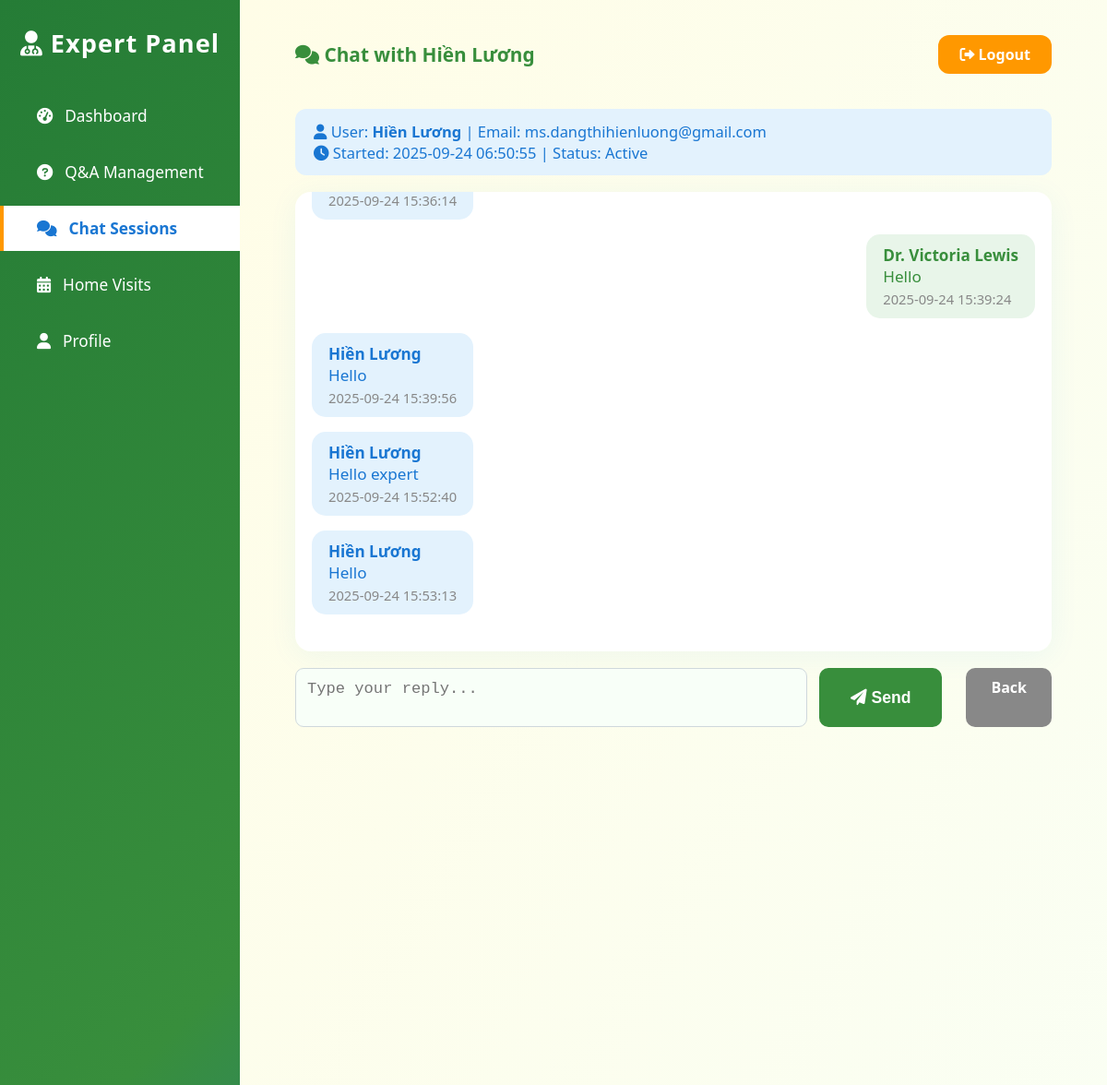
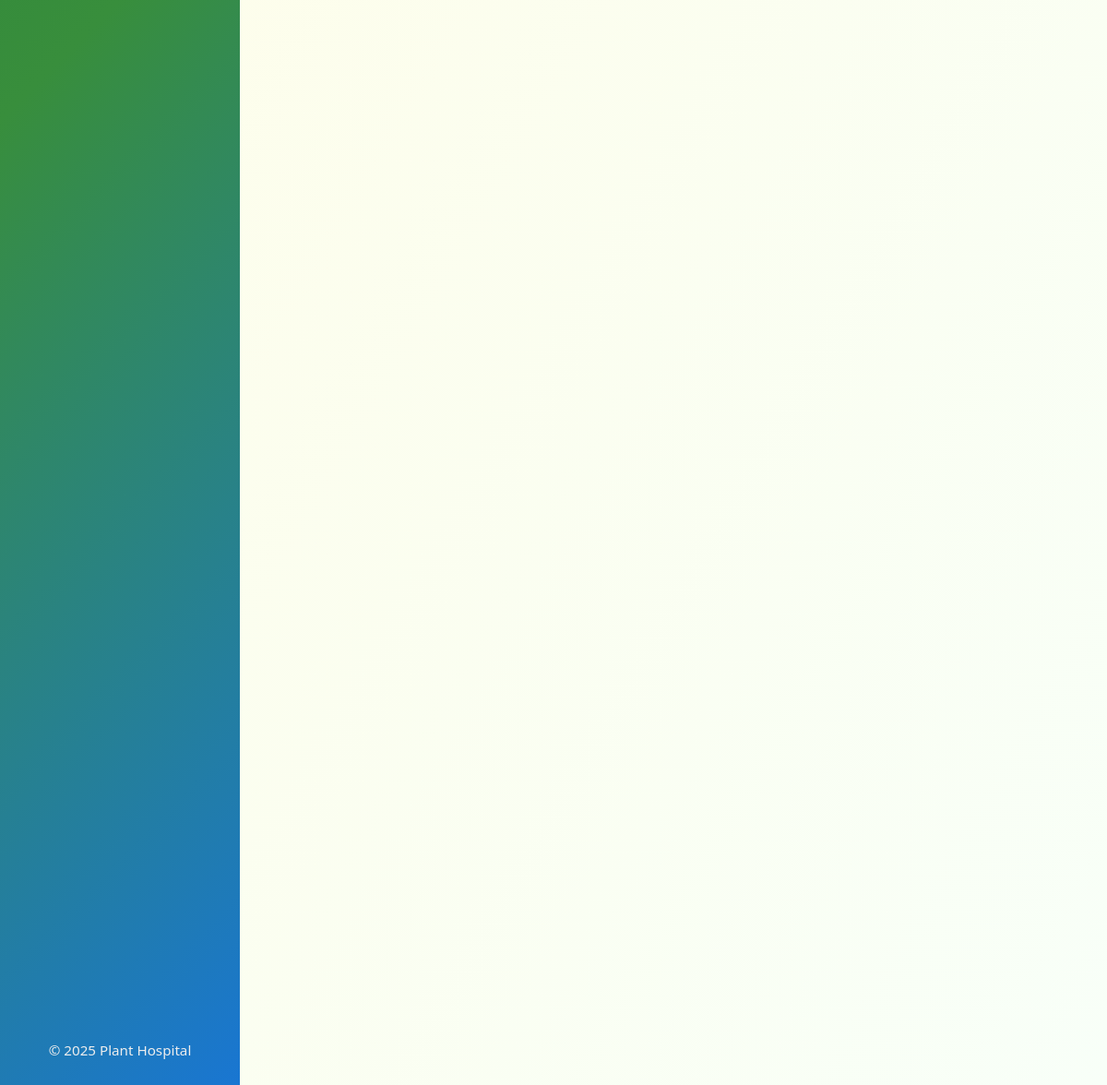
The page /expert/chat-session/1 (signed in) on the database its author committed (2 pictures, top to bottom).
### tables this page shows
CREATE TABLE user (
  id INTEGER PRIMARY KEY AUTOINCREMENT,
  username TEXT UNIQUE NOT NULL,
  email TEXT UNIQUE NOT NULL,
  password TEXT NOT NULL,
  created_at TIMESTAMP NOT NULL DEFAULT CURRENT_TIMESTAMP
);

CREATE TABLE chat_session (
    id INTEGER PRIMARY KEY AUTOINCREMENT,
    user_id INTEGER NOT NULL,
    expert_id INTEGER NOT NULL,
    started_at TIMESTAMP DEFAULT CURRENT_TIMESTAMP,
    last_message_at TIMESTAMP DEFAULT CURRENT_TIMESTAMP,
    status TEXT DEFAULT 'active',
    FOREIGN KEY(user_id) REFERENCES user(id),
    FOREIGN KEY(expert_id) REFERENCES experts(id)
);

CREATE TABLE chat_message (
    id INTEGER PRIMARY KEY AUTOINCREMENT,
    session_id INTEGER NOT NULL,
    sender_type TEXT NOT NULL, -- 'user' hoặc 'expert'
    sender_id INTEGER,         -- id của người gửi (user hoặc expert)
    content TEXT,
    image_path TEXT,
    timestamp TIMESTAMP DEFAULT CURRENT_TIMESTAMP,
    is_read BOOLEAN DEFAULT 0,
    FOREIGN KEY(session_id) REFERENCES chat_session(id)
);

### flaskr/expert.py (the view, shortened to what this page needs)
@bp.route('/chat-session/<int:session_id>', methods=['GET', 'POST'])
@expert_required
def chat_session_detail(session_id):
    db = get_db()
    expert_id = session.get('expert_id')
    session_info = db.execute(
        '''
        SELECT cs.*, u.username, u.email FROM chat_session cs
        JOIN user u ON cs.user_id = u.id
        WHERE cs.id = ? AND cs.expert_id = ?
        ''',
        (session_id, expert_id)
    ).fetchone()
    if not session_info:
        flash('Chat session not found or access denied.', 'error')
        return redirect(url_for('expert.chat_sessions'))
    messages = db.execute(
        '''
        SELECT cm.*,
            CASE WHEN cm.sender_type='user' THEN u.username ELSE e.name END as sender_name
        FROM chat_message cm
        LEFT JOIN user u ON cm.sender_type='user' AND cm.sender_id=u.id
        LEFT JOIN experts e ON cm.sender_type='expert' AND cm.sender_id=e.id
        WHERE cm.session_id = ?
        ORDER BY cm.timestamp ASC
        ''',
        (session_id,)
    ).fetchall()
    return render_template('expert/chat_session_detail.html', session=session_info, messages=messages)

### flaskr/auth.py (called while the page is built)
@bp.before_app_request
def load_logged_in_user():
    user_id = session.get('user_id')
    if user_id is None:
        g.user = None
    else:
        g.user = get_db().execute(
            'SELECT * FROM user WHERE id = ?', (user_id,)
        ).fetchone()

### flaskr/db.py (called while the page is built)
def get_db():
    if 'db' not in g:
        g.db = sqlite3.connect(
            current_app.config['DATABASE'],
            detect_types=sqlite3.PARSE_DECLTYPES
        )
        g.db.row_factory = sqlite3.Row
    return g.db

### flaskr/expert.py (called while the page is built)
def expert_required(view):
    from functools import wraps
    def wrapped_view(**kwargs):
        if not session.get('is_expert'):
            return redirect(url_for('auth.login_expert'))
        return view(**kwargs)
    return wraps(view)(wrapped_view)

### flaskr/templates/expert/chat_session_detail.html (shortened to what this page needs)
<!DOCTYPE html>
<html lang="en">
  <head>
    <link
      rel="stylesheet"
      href="https://cdnjs.cloudflare.com/ajax/libs/font-awesome/6.0.0-beta3/css/all.min.css"
    />
  </head>
  <body>
    <div class="dashboard-container">
      <aside class="sidebar">
        <div class="logo"><i class="fas fa-user-md"></i> Expert Panel</div>
        <nav>
          <a href="{{ url_for('expert_dashboard') }}"
            ><i class="fas fa-tachometer-alt"></i> Dashboard</a
          >
          <a href="{{ url_for('expert.questions') }}"
            ><i class="fas fa-question-circle"></i> Q&A Management</a
          >
          <a href="{{ url_for('expert.chat_sessions') }}" class="active"
            ><i class="fas fa-comments"></i> Chat Sessions</a
          >
          <a href="#"><i class="fas fa-calendar-alt"></i> Home Visits</a>
          <a href="#"><i class="fas fa-user"></i> Profile</a>
        </nav>
        <div class="sidebar-footer">&copy; 2025 Plant Hospital</div>
      </aside>
      <main class="main-content">
        <div class="dashboard-header">
          <div class="welcome">
            <i class="fas fa-comments"></i> Chat with {{ session.username }}
          </div>
          <a href="{{ url_for('auth.logout') }}" class="logout-btn">
            <i class="fas fa-sign-out-alt"></i> Logout
          </a>
        </div>
        <div class="chat-info">
          <i class="fas fa-user"></i> User:
          <strong>{{ session.username }}</strong> | Email: {{ session.email
          }}<br />
          <i class="fas fa-clock"></i> Started: {{ session.started_at }} |
          Status: {{ session.status.capitalize() }}
        </div>
        <div class="chat-history" id="chat-history">
          {% for msg in messages %}
          <div class="msg-row">
            <div
              class="msg-bubble {% if msg.sender_type == 'expert' %}msg-expert{% else %}msg-user{% endif %}"
            >
              <strong>{{ msg.sender_name }}</strong><br />
              {{ msg.content }}
              <div class="msg-meta">{{ msg.timestamp }}</div>
            </div>
          </div>
          {% else %}
          <div style="color: #888">No messages yet.</div>
          {% endfor %}
        </div>
        <form method="post" class="chat-send-form">
          <textarea
            name="message"
            placeholder="Type your reply..."
            required
            rows="2"
          ></textarea>
          <button type="submit"><i class="fas fa-paper-plane"></i> Send</button>
          <a href="{{ url_for('expert.chat_sessions') }}" class="btn-back"
            >Back</a
          >
        </form>
      </main>
    </div>
  </body>
</html>

### flaskr/templates/expert/chat_session_detail.html (style rules this page uses)
body { background: linear-gradient(120deg, #e3f2fd 0%, #e8f5e9 100%); font-family: "Segoe UI", Arial, sans-serif; margin: 0; min-height: 100vh; color: #333; }
.dashboard-container { display: flex; min-height: 100vh; }
.sidebar { width: 260px; background: linear-gradient( 135deg, #257c36 0%, #388e3c 50%, #1976d2 100% ); color: #fff; display: flex; flex-direction: column; padding: 28px 0; box-shadow: 2px 0 18px #2196f322; }
.sidebar .logo { font-size: 1.7rem; font-weight: 700; text-align: center; margin-bottom: 36px; letter-spacing: 1px; color: #fff; }
.sidebar nav { display: flex; flex-direction: column; gap: 12px; flex: 1; }
.sidebar a { color: #fff; text-decoration: none; padding: 13px 36px; font-size: 1.08rem; display: flex; align-items: center; gap: 13px; border-left: 4px solid transparent; transition: background 0.18s, border 0.18s, color 0.18s; }
.sidebar a.active, .sidebar a:hover { background: #fff; color: #1976d2; border-left: 4px solid #ff9800; font-weight: 600; }
.sidebar .sidebar-footer { margin-top: auto; text-align: center; font-size: 0.95rem; color: #eee; padding: 20px 0 0 0; }
.main-content { flex: 1; padding: 38px 5vw 0 5vw; background: linear-gradient(120deg, #fffde7 0%, #f8fff8 100%); min-height: 100vh; }
.dashboard-header { display: flex; justify-content: space-between; align-items: center; margin-bottom: 38px; }
.dashboard-header .welcome { font-size: 1.3rem; font-weight: 600; color: #388e3c; }
.dashboard-header .logout-btn { background: #ff9800; color: #fff; border: none; border-radius: 12px; padding: 10px 23px; font-weight: 600; font-size: 1rem; cursor: pointer; transition: background 0.2s; text-decoration: none; }
.chat-info { background: #e3f2fd; border-radius: 12px; padding: 13px 20px; margin-bottom: 18px; color: #1976d2; font-size: 1.03rem; font-weight: 500; }
.chat-history { background: #fff; border-radius: 17px; box-shadow: 0 5px 32px #2196f311; padding: 24px 18px; max-height: 450px; overflow-y: auto; margin-bottom: 18px; }
.msg-row { margin-bottom: 16px; display: flex; align-items: flex-end; }
.msg-bubble { padding: 11px 18px; border-radius: 15px; font-size: 1.07rem; max-width: 65%; }
.msg-expert { background: #e8f5e9; color: #388e3c; margin-left: auto; }
.msg-user { background: #e3f2fd; color: #1976d2; margin-right: auto; }
.msg-meta { font-size: 0.92rem; color: #888; margin-top: 3px; }
.chat-send-form { display: flex; gap: 13px; margin-top: 13px; }
.chat-send-form textarea { flex: 1; border-radius: 9px; border: 1.5px solid #cfd8dc; font-size: 1.07rem; background: #f8fff8; padding: 12px; resize: none; }
.chat-send-form button { background: #388e3c; color: #fff; border: none; border-radius: 10px; padding: 11px 34px; font-weight: 600; font-size: 1.1rem; cursor: pointer; transition: background 0.18s; }
.btn-back { background: #888; color: #fff; border: none; border-radius: 10px; padding: 10px 27px; font-weight: 600; font-size: 1rem; cursor: pointer; margin-left: 13px; text-decoration: none; }

### rows shown on the page
user: username "Hiền Lương", email "ms.dangthihienluong@gmail.com"
chat_session: started_at "2025-09-24 06:50:55", status "Active"
chat_message: timestamp "2025-09-24 15:36:14"
chat_message: sender_name "Dr. Victoria Lewis", content "Hello", timestamp "2025-09-24 15:39:24"
chat_message: sender_name "Hiền Lương", content "Hello", timestamp "2025-09-24 15:39:56"
chat_message: sender_name "Hiền Lương", content "Hello expert", timestamp "2025-09-24 15:52:40"
chat_message: sender_name "Hiền Lương", content "Hello", timestamp "2025-09-24 15:53:13"
